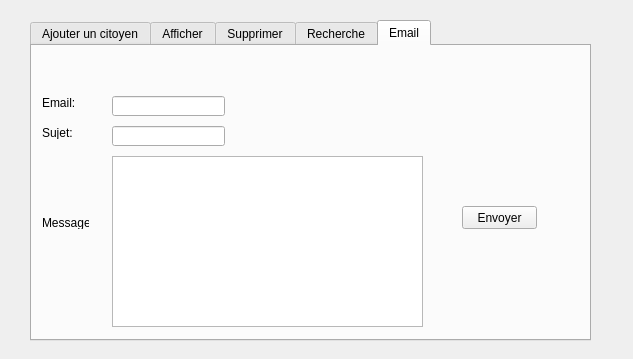
<?xml version="1.0" encoding="UTF-8"?>
<ui version="4.0">
 <class>widCitoyen</class>
 <widget class="QWidget" name="widCitoyen">
  <property name="geometry">
   <rect>
    <x>0</x>
    <y>0</y>
    <width>633</width>
    <height>359</height>
   </rect>
  </property>
  <property name="windowTitle">
   <string>Form</string>
  </property>
  <widget class="QTabWidget" name="tabWidget">
   <property name="geometry">
    <rect>
     <x>30</x>
     <y>20</y>
     <width>561</width>
     <height>321</height>
    </rect>
   </property>
   <property name="accessibleName">
    <string/>
   </property>
   <property name="currentIndex">
    <number>4</number>
   </property>
   <widget class="QWidget" name="tab">
    <attribute name="title">
     <string>Ajouter un citoyen</string>
    </attribute>
    <widget class="QLabel" name="label">
     <property name="geometry">
      <rect>
       <x>40</x>
       <y>40</y>
       <width>47</width>
       <height>13</height>
      </rect>
     </property>
     <property name="text">
      <string>CIN:</string>
     </property>
    </widget>
    <widget class="QLabel" name="label_2">
     <property name="geometry">
      <rect>
       <x>40</x>
       <y>70</y>
       <width>47</width>
       <height>13</height>
      </rect>
     </property>
     <property name="text">
      <string>Nom:</string>
     </property>
    </widget>
    <widget class="QLabel" name="label_3">
     <property name="geometry">
      <rect>
       <x>40</x>
       <y>100</y>
       <width>47</width>
       <height>13</height>
      </rect>
     </property>
     <property name="text">
      <string>Prenom:</string>
     </property>
    </widget>
    <widget class="QLabel" name="label_4">
     <property name="geometry">
      <rect>
       <x>40</x>
       <y>130</y>
       <width>47</width>
       <height>13</height>
      </rect>
     </property>
     <property name="text">
      <string>Adresse:</string>
     </property>
    </widget>
    <widget class="QLabel" name="label_5">
     <property name="geometry">
      <rect>
       <x>40</x>
       <y>160</y>
       <width>47</width>
       <height>13</height>
      </rect>
     </property>
     <property name="text">
      <string>Telephone:</string>
     </property>
    </widget>
    <widget class="QLabel" name="label_6">
     <property name="geometry">
      <rect>
       <x>40</x>
       <y>190</y>
       <width>47</width>
       <height>13</height>
      </rect>
     </property>
     <property name="text">
      <string>Email:</string>
     </property>
    </widget>
    <widget class="QLineEdit" name="le_CIN">
     <property name="geometry">
      <rect>
       <x>110</x>
       <y>40</y>
       <width>113</width>
       <height>20</height>
      </rect>
     </property>
    </widget>
    <widget class="QLineEdit" name="Le_Nom">
     <property name="geometry">
      <rect>
       <x>110</x>
       <y>70</y>
       <width>113</width>
       <height>20</height>
      </rect>
     </property>
    </widget>
    <widget class="QLineEdit" name="Le_Prenom">
     <property name="geometry">
      <rect>
       <x>110</x>
       <y>100</y>
       <width>113</width>
       <height>20</height>
      </rect>
     </property>
    </widget>
    <widget class="QLineEdit" name="Le_Adresse">
     <property name="geometry">
      <rect>
       <x>110</x>
       <y>130</y>
       <width>113</width>
       <height>20</height>
      </rect>
     </property>
    </widget>
    <widget class="QLineEdit" name="Le_Telephone">
     <property name="geometry">
      <rect>
       <x>110</x>
       <y>160</y>
       <width>113</width>
       <height>20</height>
      </rect>
     </property>
    </widget>
    <widget class="QLineEdit" name="Le_Email">
     <property name="geometry">
      <rect>
       <x>110</x>
       <y>190</y>
       <width>113</width>
       <height>20</height>
      </rect>
     </property>
    </widget>
    <widget class="QPushButton" name="pb_Ajouter">
     <property name="geometry">
      <rect>
       <x>310</x>
       <y>120</y>
       <width>75</width>
       <height>23</height>
      </rect>
     </property>
     <property name="text">
      <string>Ajouter</string>
     </property>
    </widget>
   </widget>
   <widget class="QWidget" name="tab_2">
    <attribute name="title">
     <string>Afficher</string>
    </attribute>
    <widget class="QTableView" name="Tab_citoyen">
     <property name="geometry">
      <rect>
       <x>30</x>
       <y>40</y>
       <width>501</width>
       <height>231</height>
      </rect>
     </property>
    </widget>
   </widget>
   <widget class="QWidget" name="tab_3">
    <attribute name="title">
     <string>Supprimer</string>
    </attribute>
    <widget class="QLabel" name="label_7">
     <property name="geometry">
      <rect>
       <x>60</x>
       <y>40</y>
       <width>47</width>
       <height>13</height>
      </rect>
     </property>
     <property name="text">
      <string>cIN:</string>
     </property>
    </widget>
    <widget class="QLineEdit" name="le_cIN_supp">
     <property name="geometry">
      <rect>
       <x>110</x>
       <y>40</y>
       <width>113</width>
       <height>20</height>
      </rect>
     </property>
    </widget>
    <widget class="QPushButton" name="pb_supprimer">
     <property name="geometry">
      <rect>
       <x>130</x>
       <y>130</y>
       <width>75</width>
       <height>23</height>
      </rect>
     </property>
     <property name="text">
      <string>Supprimer</string>
     </property>
    </widget>
   </widget>
   <widget class="QWidget" name="tab_4">
    <attribute name="title">
     <string>Recherche</string>
    </attribute>
    <widget class="QLabel" name="label_8">
     <property name="geometry">
      <rect>
       <x>10</x>
       <y>0</y>
       <width>47</width>
       <height>13</height>
      </rect>
     </property>
     <property name="text">
      <string>CIN:</string>
     </property>
    </widget>
    <widget class="QLineEdit" name="le_CIN_recherche">
     <property name="geometry">
      <rect>
       <x>60</x>
       <y>0</y>
       <width>113</width>
       <height>20</height>
      </rect>
     </property>
    </widget>
    <widget class="QLabel" name="label_9">
     <property name="geometry">
      <rect>
       <x>10</x>
       <y>30</y>
       <width>47</width>
       <height>13</height>
      </rect>
     </property>
     <property name="text">
      <string>Nom:</string>
     </property>
    </widget>
    <widget class="QLineEdit" name="Le_Nom_recherche">
     <property name="geometry">
      <rect>
       <x>60</x>
       <y>30</y>
       <width>111</width>
       <height>20</height>
      </rect>
     </property>
    </widget>
    <widget class="QLabel" name="label_10">
     <property name="geometry">
      <rect>
       <x>10</x>
       <y>60</y>
       <width>47</width>
       <height>13</height>
      </rect>
     </property>
     <property name="text">
      <string>Prenom:</string>
     </property>
    </widget>
    <widget class="QLineEdit" name="Le_Prenom_recherche">
     <property name="geometry">
      <rect>
       <x>60</x>
       <y>60</y>
       <width>111</width>
       <height>20</height>
      </rect>
     </property>
    </widget>
    <widget class="QTableView" name="tab_recherche">
     <property name="geometry">
      <rect>
       <x>20</x>
       <y>90</y>
       <width>511</width>
       <height>192</height>
      </rect>
     </property>
    </widget>
    <widget class="QPushButton" name="pb_recherche">
     <property name="geometry">
      <rect>
       <x>460</x>
       <y>60</y>
       <width>75</width>
       <height>23</height>
      </rect>
     </property>
     <property name="text">
      <string>rechercher</string>
     </property>
    </widget>
    <widget class="QGroupBox" name="groupBox">
     <property name="geometry">
      <rect>
       <x>210</x>
       <y>0</y>
       <width>120</width>
       <height>80</height>
      </rect>
     </property>
     <property name="title">
      <string>Trier par</string>
     </property>
     <widget class="QCheckBox" name="cb_tri_nom">
      <property name="geometry">
       <rect>
        <x>10</x>
        <y>20</y>
        <width>70</width>
        <height>17</height>
       </rect>
      </property>
      <property name="text">
       <string>Nom</string>
      </property>
     </widget>
     <widget class="QCheckBox" name="cb_tri_cIN">
      <property name="geometry">
       <rect>
        <x>10</x>
        <y>50</y>
        <width>70</width>
        <height>17</height>
       </rect>
      </property>
      <property name="text">
       <string>cIN</string>
      </property>
     </widget>
    </widget>
   </widget>
   <widget class="QWidget" name="tab_5">
    <attribute name="title">
     <string>Email</string>
    </attribute>
    <widget class="QLabel" name="label_11">
     <property name="geometry">
      <rect>
       <x>10</x>
       <y>50</y>
       <width>47</width>
       <height>13</height>
      </rect>
     </property>
     <property name="text">
      <string>Email:</string>
     </property>
    </widget>
    <widget class="QLabel" name="label_12">
     <property name="geometry">
      <rect>
       <x>10</x>
       <y>80</y>
       <width>47</width>
       <height>13</height>
      </rect>
     </property>
     <property name="text">
      <string>Sujet:</string>
     </property>
    </widget>
    <widget class="QLabel" name="label_13">
     <property name="geometry">
      <rect>
       <x>10</x>
       <y>170</y>
       <width>47</width>
       <height>13</height>
      </rect>
     </property>
     <property name="text">
      <string>Message:</string>
     </property>
    </widget>
    <widget class="QLineEdit" name="le_email_email">
     <property name="geometry">
      <rect>
       <x>80</x>
       <y>50</y>
       <width>113</width>
       <height>20</height>
      </rect>
     </property>
    </widget>
    <widget class="QLineEdit" name="le_sujet_email">
     <property name="geometry">
      <rect>
       <x>80</x>
       <y>80</y>
       <width>113</width>
       <height>20</height>
      </rect>
     </property>
    </widget>
    <widget class="QPushButton" name="pb_envoyer_email">
     <property name="geometry">
      <rect>
       <x>430</x>
       <y>160</y>
       <width>75</width>
       <height>23</height>
      </rect>
     </property>
     <property name="text">
      <string>Envoyer</string>
     </property>
    </widget>
    <widget class="QTextEdit" name="te_message_email">
     <property name="geometry">
      <rect>
       <x>80</x>
       <y>110</y>
       <width>311</width>
       <height>171</height>
      </rect>
     </property>
    </widget>
   </widget>
  </widget>
 </widget>
 <resources/>
 <connections/>
</ui>
